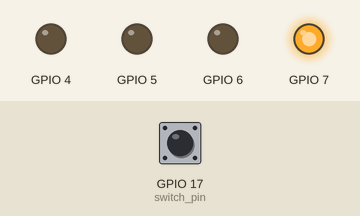
This program was run on a simulated Raspberry Pi (BCM pin numbers). Shown: output pins drawn as LEDs (lit = HIGH). Inputs (shaded band) come from the test bench; at power-on: GPIO 17 (switch_pin) HIGH.

Above: at 0.05 s.
At 0.65 s:
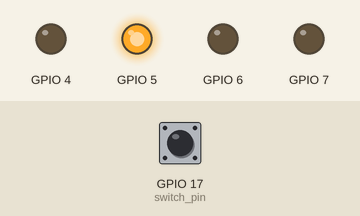
At 1.35 s:
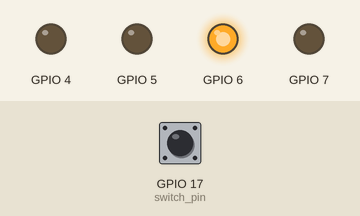
At 2.75 s:
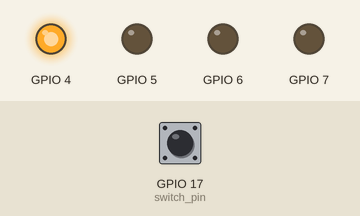
Timing chart, 0 to 3.0 s (numbered marks = the images above):
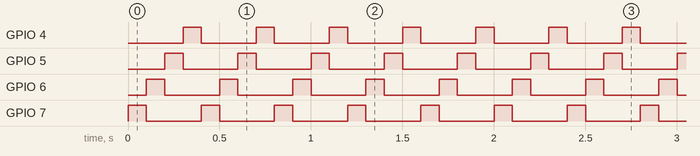

The program:

Ex5.py
```python
import time
import RPi.GPIO as GPIO

led_pins = range(4, 8)
switch_pin = 17
GPIO.setwarnings(False)
GPIO.setmode(GPIO.BCM)
for pin in led_pins:
    GPIO.setup(pin, GPIO.OUT)
GPIO.setup(switch_pin, GPIO.IN)

while True:
    pin_order = list(led_pins if GPIO.input(switch_pin) == GPIO.LOW else reversed(led_pins))

    for idx, pin in enumerate(pin_order):
        previous = pin_order[idx - 1]
        GPIO.output(previous, GPIO.LOW)
        GPIO.output(pin, GPIO.HIGH)
        time.sleep(.1)
```

Measured:
- by itself, GPIO 4–7: alternates HIGH for 0.10 s and LOW for 0.30 s
